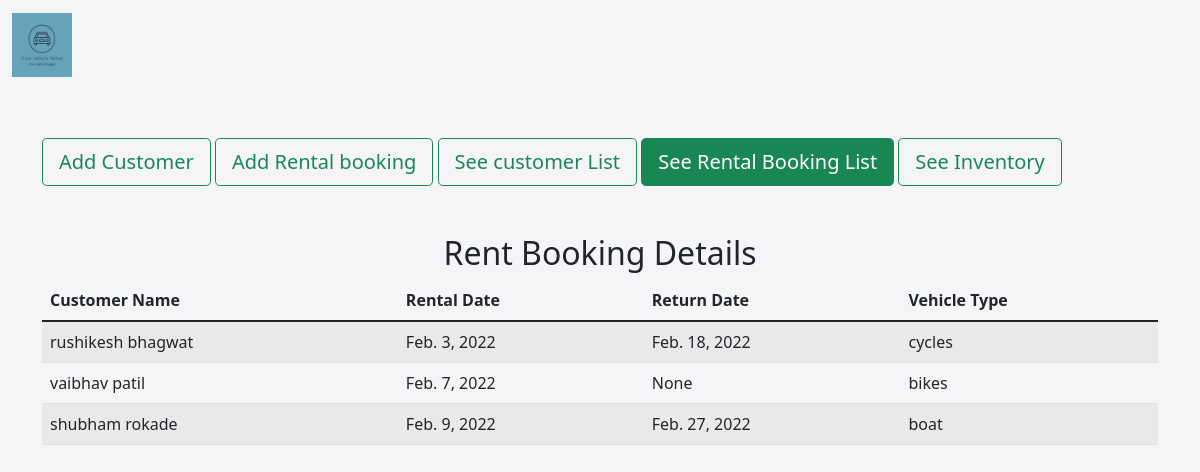
/seeRental/, run on the app's committed database.
### employee/models.py (models this page shows, shortened)
class rentalBooking(models.Model):
    customerName = models.CharField(max_length=150)
    rentalDate = models.DateField(blank=True)
    returnDate = models.DateField(blank=True, null=True)
    vehicleType = models.CharField(max_length=150)

### employee/views.py (the view)
# urls.py: path('seeRental/', views.seeRental, name='seeRental'),
def seeRental(request):
    bookings = rentalBooking.objects.all()
    return render(request, 'seeRental.html', {"bookings":bookings})

### templates/seeRental.html
{% extends 'base.html' %}
{% block seeRental %}active{% endblock seeRental %}
{% block body %}
{% load static%}
<div class="container mt-5">
  <h2 class="text-center">Rent Booking Details</h2>
  <table class="table table-striped">
    <thead>
      <tr>
        <th scope="col">Customer Name</th>
        <th scope="col">Rental Date</th>
        <th scope="col">Return Date</th>
        <th scope="col">Vehicle Type</th>
      </tr>
    </thead>
    <tbody>
      {% for booking in bookings %}
      <tr>
        <td>{{booking.customerName}}</td>
        <td>{{booking.rentalDate}}</td>
        <td>{{booking.returnDate}}</td>
        <td>{{booking.vehicleType}}</td>
      </tr>
      {% endfor %}
    </tbody>
  </table>
  </div>
{% endblock body %}

### static/css/style.css (style rules this page uses)
body { background-color: rgb(245 245 247); }

### data on the page
rentalBooking: customerName "rushikesh bhagwat", rentalDate "Feb. 3, 2022", returnDate "Feb. 18, 2022", vehicleType "cycles"
rentalBooking: customerName "vaibhav patil", rentalDate "Feb. 7, 2022", returnDate "None", vehicleType "bikes"
rentalBooking: customerName "shubham rokade", rentalDate "Feb. 9, 2022", returnDate "Feb. 27, 2022", vehicleType "boat"
